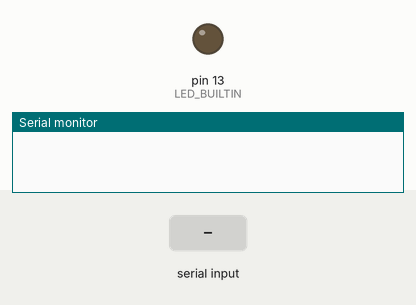
The sketch below on a simulated Arduino Uno, built with avr-gcc and run on an emulated ATmega328P. Parts: output pins drawn as LEDs (lit = HIGH), the last lines printed to the serial monitor. Dashed ring = blinking. Inputs (shaded band) come from the test bench.

Above: at 1.2 s.
1.3 s: "30 150\n" received over Serial
At 1.31 s:
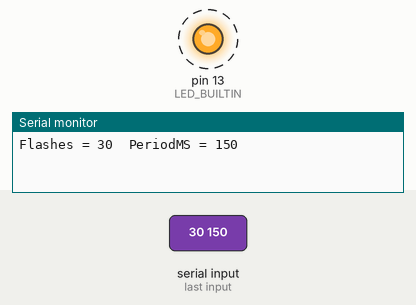
4.3 s: "5\n" received over Serial
At 5.86 s:
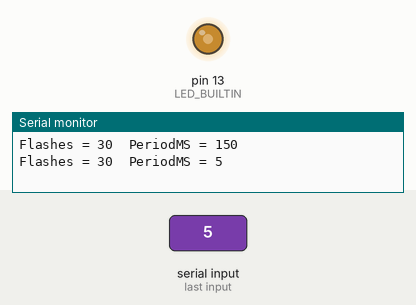
7.3 s: "LEDON\n" received over Serial
At 8.5 s:
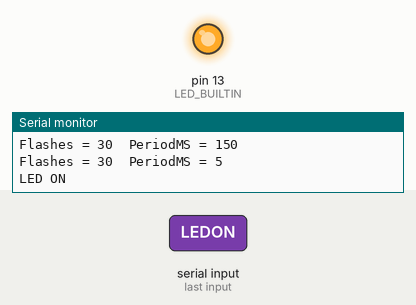
Timing chart, 0 to 10.3 s (numbered marks = the images above; inputs shaded):
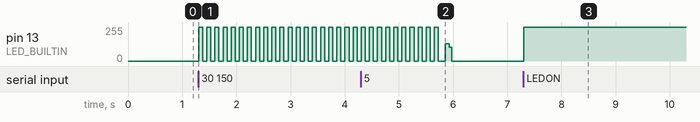

Measured:
- after the input at 1.3 s, pin 13 (LED_BUILTIN): alternates 255/255 for 0.08 s and 0/255 for 0.08 s, starting at once
- after the input at 7.3 s, pin 13 (LED_BUILTIN): 0/255 → 255/255 at once

The sketch:

arduinoCodeBlinker.ino
```cpp
String inputString = "";      // a String to hold incoming data
bool isFlashSet = false;  // whether the string is complete
int flashes = 1;
int periodMS = 1000;
bool isLEDOn = false;

void setup() {
  pinMode(LED_BUILTIN, OUTPUT);
  // initialize serial:
  Serial.begin(19200);
  // reserve 200 bytes for the inputString:
  inputString.reserve(200);
}

void loop() {
  if ((isFlashSet) &! (isLEDOn)){
    for (int i = 1; i <= flashes; i++) {
      digitalWrite(LED_BUILTIN, HIGH);  // turn the LED on (HIGH is the voltage level)
      delay(periodMS/2);
      digitalWrite(LED_BUILTIN, LOW);   // turn the LED off by making the voltage LOW
      delay(periodMS/2);
    }
    isFlashSet = false;
  }
  if (isLEDOn){
      digitalWrite(LED_BUILTIN, HIGH);  // turn the LED on (HIGH is the voltage level)
  } else {
      digitalWrite(LED_BUILTIN, LOW);
  }

}

/*
  SerialEvent occurs whenever a new data comes in the hardware serial RX. This
  routine is run between each time loop() runs, so using delay inside loop can
  delay response. Multiple bytes of data may be available.
*/
void serialEvent() {

  while (Serial.available()) {
    // get the new byte:
    char inChar = (char)Serial.read();

    if (inChar == ' ') {
      if (inputString == "LED"){
      } else {
        flashes = inputString.toInt();
        inputString = "";
      }

    } else if (inChar == '\n') {
      if (inputString == "LEDON"){
        isLEDOn=true;
        Serial.println("LED ON");
      } else if (inputString == "LEDOFF"){
        isLEDOn=false;
        Serial.println("LED OFF");
        isFlashSet = false;
      } else {
      periodMS = inputString.toInt();

      isFlashSet = true;

      Serial.print("Flashes = " + String(flashes) + "  ");
      Serial.println( "PeriodMS = " + String(periodMS));
      }
      inputString = "";
    } else {
      inputString += inChar;
    }
  }

}
```
